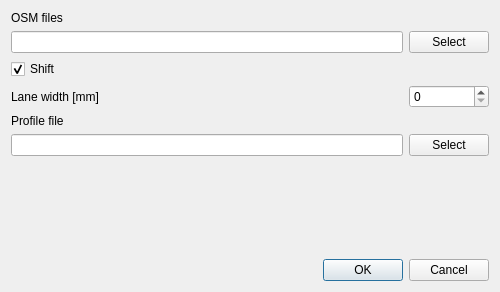
<?xml version="1.0" encoding="UTF-8"?>
<ui version="4.0">
 <class>FileOptions</class>
 <widget class="QDialog" name="FileOptions">
  <property name="geometry">
   <rect>
    <x>0</x>
    <y>0</y>
    <width>500</width>
    <height>292</height>
   </rect>
  </property>
  <property name="windowTitle">
   <string>File Options</string>
  </property>
  <layout class="QGridLayout" name="gridLayout_4">
   <item row="0" column="0">
    <layout class="QGridLayout" name="gridLayout_3">
     <item row="0" column="0">
      <layout class="QGridLayout" name="gridLayout_2">
       <item row="2" column="0">
        <widget class="QCheckBox" name="shiftCheck">
         <property name="text">
          <string>Shift</string>
         </property>
         <property name="checked">
          <bool>true</bool>
         </property>
        </widget>
       </item>
       <item row="0" column="0">
        <widget class="QLabel" name="label">
         <property name="text">
          <string>OSM files</string>
         </property>
        </widget>
       </item>
       <item row="4" column="0">
        <widget class="QLabel" name="label_2">
         <property name="text">
          <string>Profile file</string>
         </property>
        </widget>
       </item>
       <item row="5" column="1">
        <widget class="QPushButton" name="setProfileDir">
         <property name="text">
          <string>Select</string>
         </property>
        </widget>
       </item>
       <item row="5" column="0">
        <widget class="QLineEdit" name="profileDir"/>
       </item>
       <item row="1" column="1">
        <widget class="QPushButton" name="setOsmDir">
         <property name="text">
          <string>Select</string>
         </property>
        </widget>
       </item>
       <item row="1" column="0">
        <widget class="QLineEdit" name="osmDir"/>
       </item>
       <item row="3" column="0">
        <widget class="QLabel" name="label_3">
         <property name="text">
          <string>Lane width [mm]</string>
         </property>
        </widget>
       </item>
       <item row="3" column="1">
        <widget class="QSpinBox" name="laneSpinBox">
         <property name="maximum">
          <number>10000</number>
         </property>
         <property name="singleStep">
          <number>100</number>
         </property>
        </widget>
       </item>
      </layout>
     </item>
    </layout>
   </item>
   <item row="2" column="0">
    <widget class="QDialogButtonBox" name="buttonBox">
     <property name="orientation">
      <enum>Qt::Horizontal</enum>
     </property>
     <property name="standardButtons">
      <set>QDialogButtonBox::Cancel|QDialogButtonBox::Ok</set>
     </property>
    </widget>
   </item>
   <item row="1" column="0">
    <spacer name="verticalSpacer">
     <property name="orientation">
      <enum>Qt::Vertical</enum>
     </property>
     <property name="sizeHint" stdset="0">
      <size>
       <width>20</width>
       <height>40</height>
      </size>
     </property>
    </spacer>
   </item>
  </layout>
 </widget>
 <resources/>
 <connections>
  <connection>
   <sender>buttonBox</sender>
   <signal>accepted()</signal>
   <receiver>FileOptions</receiver>
   <slot>accept()</slot>
   <hints>
    <hint type="sourcelabel">
     <x>248</x>
     <y>254</y>
    </hint>
    <hint type="destinationlabel">
     <x>157</x>
     <y>274</y>
    </hint>
   </hints>
  </connection>
  <connection>
   <sender>buttonBox</sender>
   <signal>rejected()</signal>
   <receiver>FileOptions</receiver>
   <slot>reject()</slot>
   <hints>
    <hint type="sourcelabel">
     <x>316</x>
     <y>260</y>
    </hint>
    <hint type="destinationlabel">
     <x>286</x>
     <y>274</y>
    </hint>
   </hints>
  </connection>
 </connections>
</ui>
